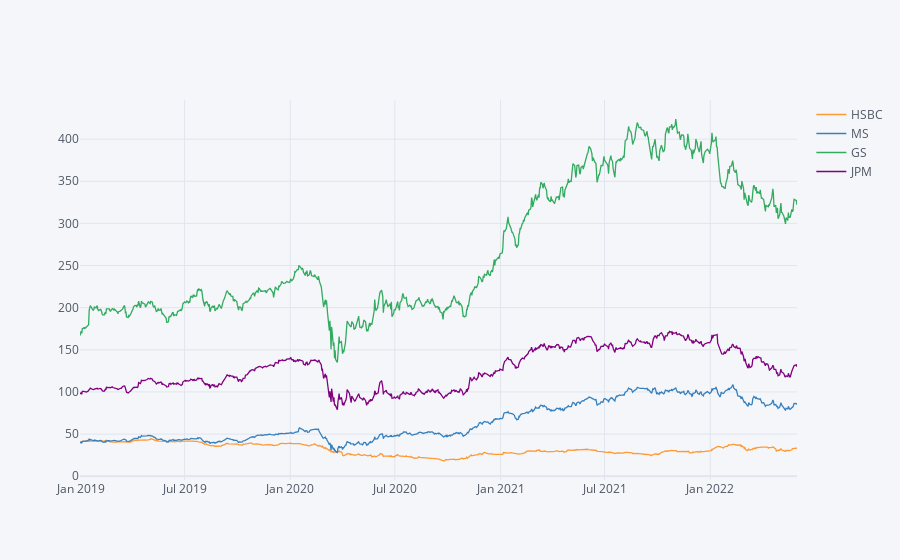

Notebook code cell kept with this figure:
### Code cell
#Iplot
from matplotlib import pyplot as plt
import seaborn as sns
sns.set_style('whitegrid')
%matplotlib inline
import plotly
import cufflinks as cf
cf.go_offline()
bank_stocks.xs(key='Close',axis=1,level='Stock Info').iplot()

### Figure 1 — Plotly figure (JSON) as saved in the notebook; plotly's stock layout.template omitted (floating-point values rounded to 4 significant figures; data arrays with more than 128 entries replaced by an {"elided": "..."} marker saying what was removed)
{"data": [{"line": {"color": "rgba(255, 153, 51, 1.0)", "dash": "solid", "shape": "linear", "width": 1.3}, "mode": "lines", "name": "HSBC", "text": "", "type": "scatter", "x": {"elided": "862 str values"}, "y": {"elided": "862 float values"}}, {"line": {"color": "rgba(55, 128, 191, 1.0)", "dash": "solid", "shape": "linear", "width": 1.3}, "mode": "lines", "name": "MS", "text": "", "type": "scatter", "x": {"elided": "862 str values"}, "y": {"elided": "862 float values"}}, {"line": {"color": "rgba(50, 171, 96, 1.0)", "dash": "solid", "shape": "linear", "width": 1.3}, "mode": "lines", "name": "GS", "text": "", "type": "scatter", "x": {"elided": "862 str values"}, "y": {"elided": "862 float values"}}, {"line": {"color": "rgba(128, 0, 128, 1.0)", "dash": "solid", "shape": "linear", "width": 1.3}, "mode": "lines", "name": "JPM", "text": "", "type": "scatter", "x": {"elided": "862 str values"}, "y": {"elided": "862 float values"}}], "layout": {"legend": {"bgcolor": "#F5F6F9", "font": {"color": "#4D5663"}}, "paper_bgcolor": "#F5F6F9", "plot_bgcolor": "#F5F6F9", "title": {"font": {"color": "#4D5663"}}, "xaxis": {"gridcolor": "#E1E5ED", "showgrid": true, "tickfont": {"color": "#4D5663"}, "title": {"font": {"color": "#4D5663"}, "text": ""}, "zerolinecolor": "#E1E5ED"}, "yaxis": {"gridcolor": "#E1E5ED", "showgrid": true, "tickfont": {"color": "#4D5663"}, "title": {"font": {"color": "#4D5663"}, "text": ""}, "zerolinecolor": "#E1E5ED"}}}
